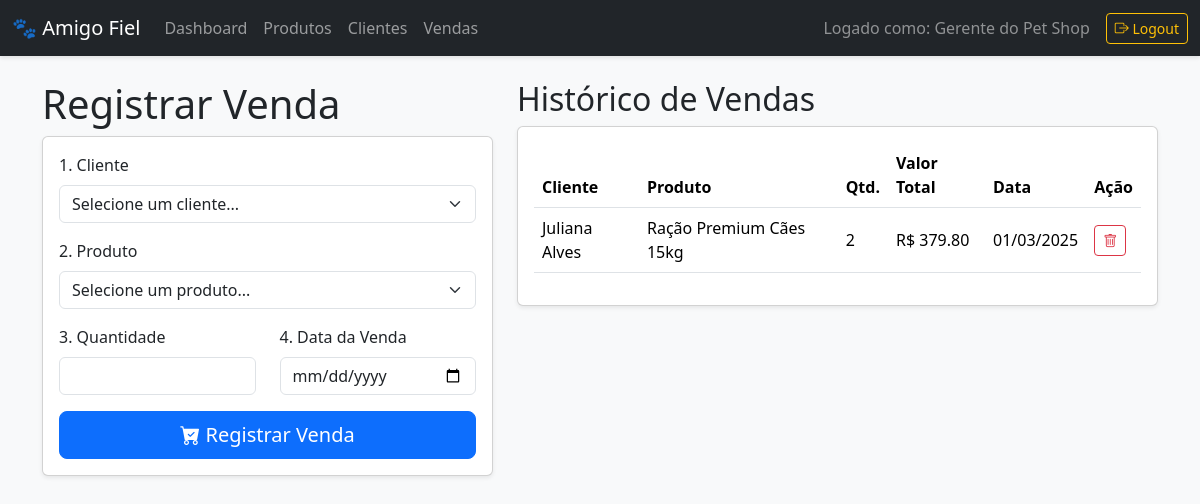
The app's page /vendas (signed in) with its own data.
### tables this page shows
CREATE TABLE Vendas (
    id_venda INTEGER PRIMARY KEY AUTOINCREMENT,
    id_cliente_fk INTEGER NOT NULL,
    id_produto_fk INTEGER NOT NULL,
    quantidade_vendida INTEGER NOT NULL,
    valor_total REAL NOT NULL,
    data_venda DATETIME NOT NULL,
    FOREIGN KEY (id_cliente_fk) REFERENCES Clientes (id_cliente),
    FOREIGN KEY (id_produto_fk) REFERENCES Produtos (id_produto)
);

CREATE TABLE Clientes (
    id_cliente INTEGER PRIMARY KEY AUTOINCREMENT,
    nome_completo VARCHAR(100) NOT NULL,
    telefone VARCHAR(20),
    email VARCHAR(100) UNIQUE
);

CREATE TABLE Produtos (
    id_produto INTEGER PRIMARY KEY AUTOINCREMENT,
    nome VARCHAR(100) NOT NULL,
    categoria VARCHAR(50),
    preco REAL NOT NULL CHECK(preco > 0),
    quantidade INTEGER NOT NULL CHECK(quantidade >= 0)
);

### app.py (the view)
@app.route('/vendas')
@login_required
def vendas():
    db = get_db()
    db_clientes = db.execute('SELECT * FROM Clientes ORDER BY nome_completo').fetchall()
    db_produtos = db.execute('SELECT id_produto, nome, preco, quantidade FROM Produtos').fetchall()
    produtos_lista = [dict(row) for row in db_produtos]
    produtos_ordenados = insertion_sort(produtos_lista)
    db_vendas = db.execute('''
        SELECT v.id_venda, c.nome_completo as nome_cliente, p.nome as nome_produto,
               v.quantidade_vendida, v.valor_total, v.data_venda
        FROM Vendas v
        JOIN Clientes c ON v.id_cliente_fk = c.id_cliente
        JOIN Produtos p ON v.id_produto_fk = p.id_produto
        ORDER BY v.data_venda DESC, v.id_venda DESC
    ''').fetchall()
    vendas_lista = []
    for row in db_vendas:
        venda_dict = dict(row)
        venda_dict['data_obj'] = datetime.strptime(venda_dict['data_venda'], '%Y-%m-%d')
        vendas_lista.append(venda_dict)
    return render_template('vendas.html',
                           clientes=db_clientes,
                           produtos=produtos_ordenados,
                           vendas=vendas_lista)

### app.py (called while the page is built)
def get_db():
    db = getattr(g, '_database', None)
    if db is None:
        db_path = os.path.join(app.root_path, DATABASE)
        db = g._database = sqlite3.connect(db_path)
        db.row_factory = sqlite3.Row
    return db

@app.teardown_appcontext
def close_connection(exception):
    db = getattr(g, '_database', None)
    if db is not None: db.close()

def login_required(f):
    @wraps(f)
    def decorated_function(*args, **kwargs):
        if 'user_id' not in session:
            flash('Você precisa estar logado para ver esta página.', 'warning')
            return redirect(url_for('login'))
        return f(*args, **kwargs)
    return decorated_function

def insertion_sort(lista_produtos):
    for i in range(1, len(lista_produtos)):
        chave = lista_produtos[i]
        nome_chave = chave['nome'].lower()
        j = i - 1
        while j >= 0 and lista_produtos[j]['nome'].lower() > nome_chave:
            lista_produtos[j + 1] = lista_produtos[j]
            j -= 1
        lista_produtos[j + 1] = chave
    return lista_produtos

### templates/vendas.html (shortened to what this page needs)
{% extends "layout.html" %}
{% block content %}
<div class="row">
    <div class="col-lg-5">
        <h1>Registrar Venda</h1>
        <div class="card shadow-sm">
            <div class="card-body">
                <form action="{{ url_for('registrar_venda') }}" method="POST">
                    <div class="mb-3">
                        <label for="id_cliente" class="form-label">1. Cliente</label>
                        <select class="form-select" id="id_cliente" name="id_cliente" required>
                            <option value="">Selecione um cliente...</option>
                        </select>
                    </div>
                    <div class="mb-3">
                        <label for="id_produto" class="form-label">2. Produto</label>
                        <select class="form-select" id="id_produto" name="id_produto" required>
                            <option value="">Selecione um produto...</option>
                        </select>
                    </div>
                    <div class="row">
                        <div class="col-md-6 mb-3">
                            <label for="quantidade" class="form-label">3. Quantidade</label>
                            <input type="number" class="form-control" id="quantidade" name="quantidade" min="1" required>
                        </div>
                        <div class="col-md-6 mb-3">
                            <label for="data_venda" class="form-label">4. Data da Venda</label>
                            <input type="date" class="form-control" id="data_venda" name="data_venda" required>
                        </div>
                    </div>
                    <div class="d-grid">
                        <button type="submit" class="btn btn-primary btn-lg">
                            <i class="bi bi-cart-check-fill"></i> Registrar Venda
                        </button>
                    </div>
                </form>
            </div>
        </div>
    </div>
    <div class="col-lg-7">
        <h2>Histórico de Vendas</h2>
        <div class="card shadow-sm p-3">
            <table class="table table-hover align-middle">
                <thead>
                    <tr>
                        <th>Cliente</th>
                        <th>Produto</th>
                        <th>Qtd.</th>
                        <th>Valor Total</th>
                        <th>Data</th>
                        <th>Ação</th>
                    </tr>
                </thead>
                <tbody>
                    {% for venda in vendas %}
                    <tr>
                        <td>{{ venda.nome_cliente }}</td>
                        <td>{{ venda.nome_produto }}</td>
                        <td>{{ venda.quantidade_vendida }}</td>
                        <td>R$ {{ "%.2f"|format(venda.valor_total) }}</td>
                        <td>{{ venda.data_obj.strftime('%d/%m/%Y') }}</td>
                        <td>
                            <form action="{{ url_for('delete_venda', id=venda.id_venda) }}" method="POST" onsubmit="return confirm('ATENÇÃO: Excluir esta venda NÃO irá repor o estoque. Deseja continuar?');">
                                <button type="submit" class="btn btn-sm btn-outline-danger" title="Excluir Venda">
                                    <i class="bi bi-trash"></i>
                                </button>
                            </form>
                        </td>
                    </tr>
                    {% else %}
                    <tr>
                        <td colspan="6" class="text-center">Nenhuma venda registrada ainda.</td>
                    </tr>
                    {% endfor %}
                </tbody>
            </table>
        </div>
    </div>
</div>
{% endblock %}

### templates/layout.html (style rules this page uses)
body { background-color: #f8f9fa; }

### records on screen
Vendas: nome_cliente "Juliana Alves", nome_produto "Ração Premium Cães 15kg", quantidade_vendida "2", valor_total "379.80", data_obj "01/03/2025"

### other values on screen
{{ session['user_name'] }} "Gerente do Pet Shop"
